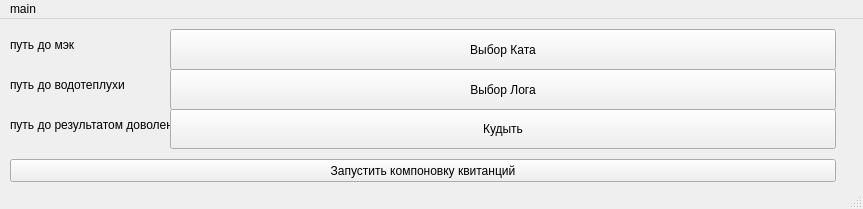
<?xml version="1.0" encoding="UTF-8"?>
<ui version="4.0">
 <class>MainWindow</class>
 <widget class="QMainWindow" name="MainWindow">
  <property name="geometry">
   <rect>
    <x>0</x>
    <y>0</y>
    <width>863</width>
    <height>209</height>
   </rect>
  </property>
  <property name="windowTitle">
   <string>MainWindow</string>
  </property>
  <widget class="QWidget" name="centralwidget">
   <widget class="QPushButton" name="b_srcM">
    <property name="geometry">
     <rect>
      <x>170</x>
      <y>10</y>
      <width>666</width>
      <height>41</height>
     </rect>
    </property>
    <property name="text">
     <string>Выбор Ката</string>
    </property>
   </widget>
   <widget class="QPushButton" name="b_srcW">
    <property name="geometry">
     <rect>
      <x>170</x>
      <y>50</y>
      <width>666</width>
      <height>41</height>
     </rect>
    </property>
    <property name="text">
     <string>Выбор Лога</string>
    </property>
   </widget>
   <widget class="QPushButton" name="b_fld">
    <property name="geometry">
     <rect>
      <x>170</x>
      <y>90</y>
      <width>666</width>
      <height>40</height>
     </rect>
    </property>
    <property name="text">
     <string>Кудыть</string>
    </property>
   </widget>
   <widget class="QPushButton" name="b_start_and_done">
    <property name="geometry">
     <rect>
      <x>10</x>
      <y>140</y>
      <width>826</width>
      <height>23</height>
     </rect>
    </property>
    <property name="text">
     <string>Запустить компоновку квитанций</string>
    </property>
   </widget>
   <widget class="QLabel" name="lb_srcM">
    <property name="geometry">
     <rect>
      <x>10</x>
      <y>10</y>
      <width>160</width>
      <height>31</height>
     </rect>
    </property>
    <property name="text">
     <string>путь до мэк</string>
    </property>
   </widget>
   <widget class="QLabel" name="lb_srcW">
    <property name="geometry">
     <rect>
      <x>10</x>
      <y>50</y>
      <width>160</width>
      <height>31</height>
     </rect>
    </property>
    <property name="text">
     <string>путь до водотеплухи</string>
    </property>
   </widget>
   <widget class="QLabel" name="lb_fld">
    <property name="geometry">
     <rect>
      <x>10</x>
      <y>90</y>
      <width>160</width>
      <height>31</height>
     </rect>
    </property>
    <property name="text">
     <string>путь до результатом доволен</string>
    </property>
   </widget>
  </widget>
  <widget class="QMenuBar" name="menubar">
   <property name="geometry">
    <rect>
     <x>0</x>
     <y>0</y>
     <width>863</width>
     <height>21</height>
    </rect>
   </property>
   <widget class="QMenu" name="menumain">
    <property name="title">
     <string>main</string>
    </property>
   </widget>
   <addaction name="menumain"/>
  </widget>
  <widget class="QStatusBar" name="statusbar"/>
 </widget>
 <resources/>
 <connections/>
</ui>
